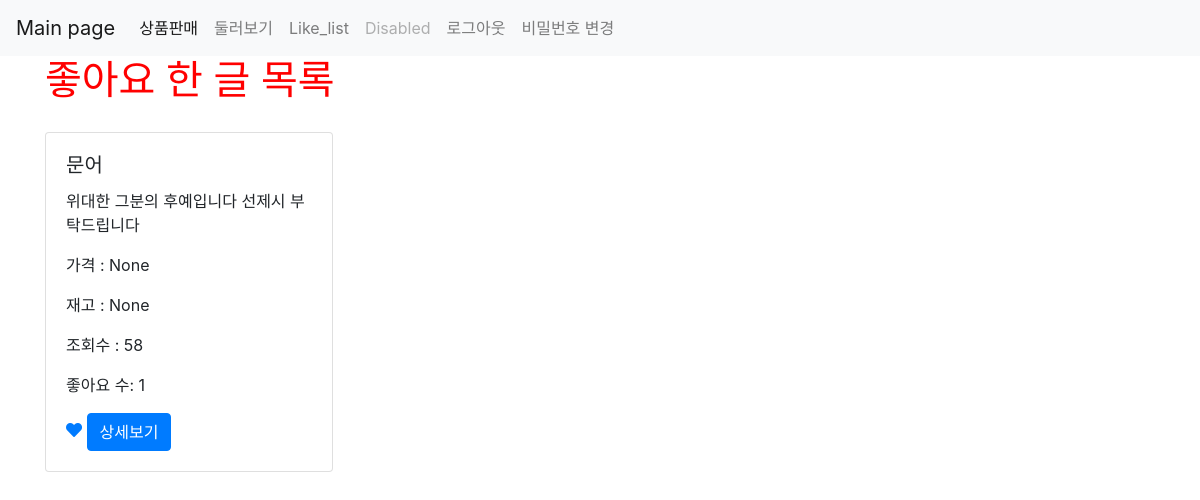
The app's page /products/like_list (signed in), older data.
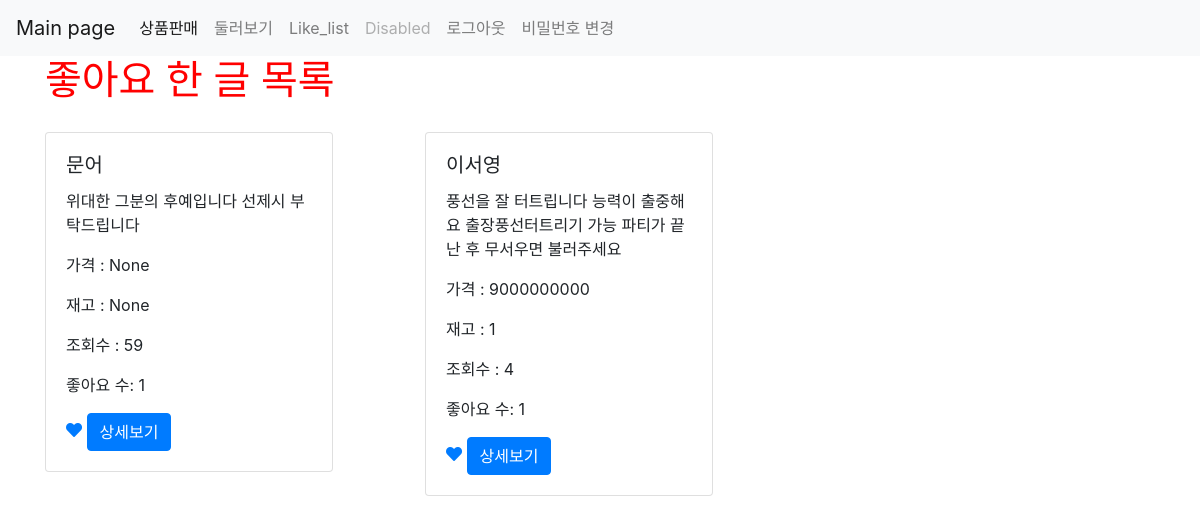
The same page, newer data.
### products/models.py (models this page shows)
class Like(models.Model):
    user = models.ForeignKey(User,on_delete=models.CASCADE)
    product = models.ForeignKey(Product, on_delete=models.CASCADE)
    created_at = models.DateTimeField(auto_now_add=True)
    updated_at = models.DateTimeField(auto_now=True)
    class Meta:
        unique_together = (('user','product'))

class Product(models.Model):
    title = models.CharField(max_length = 100)
    content = models.TextField()
    user = models.ForeignKey(User, on_delete=models.CASCADE, null=True)
    created_at = models.DateTimeField(auto_now_add = True)
    updated_at = models.DateTimeField(auto_now = True)
    view_count = models.IntegerField(default=0)
    image = models.ImageField(upload_to='images/', null=True)
    price = models.IntegerField(null=True)
    stock = models.IntegerField(null=True)
    like_user_set = models.ManyToManyField(User, blank=True, related_name='like_user_set', through='Like')
    @property
    def like_count(self):
        return self.like_user_set.count()

### products/views.py (the view)
# urls.py: path('like_list', like_list, name="like_list"),
@login_required
def like_list(request):
    likes = request.user.like_set.all()
    return render(request,'products/like_list.html',{'likes':likes})

### products/templates/products/like_list.html
{% extends 'base.html' %}
{% load static %}
{% block content %}
{% include 'shared/_navbar.html' %}
    <div class="container">
        {% if user.is_authenticated %}
            <h1>좋아요 한 글 목록</h1>
            <div class="row">
                {% for like in likes %}
                    <div class="col-md-4 col-12">
                        <div class="card" style="width: 18rem; margin-top: 20px;">
                            <div class="card-body">
                                <h5 class="card-title">{{ like.product.title }}</h5>
                                <p class="card-content">{{ like.product.content }}</p>
                                <p>가격 : {{ like.product.price }}</p>
                                <p>재고 : {{ like.product.stock }}</p>
                                <p>조회수 : {{ like.product.view_count }}</p>
                                <p>좋아요 수: {{ like.product.like_count }}</p>
                                <a href="{% url 'products:product_like' like.product.id %}">
                                    {% if user in like.product.like_user_set.all %}
                                                <i class="fas fa-heart"></i>
                                    {% else %}
                                                <i class="far fa-heart"></i>
                                    {% endif %}
                                </a>
                                <a href="{% url 'products:show' like.product.pk %}" class="btn btn-primary">상세보기</a>
                            </div>
                        </div>
                    </div>
                 {% endfor %}
            </div>
        {% else %}
            <h3>로그인 후 이용이 가능합니다.</h3>
            <a href="{% url 'account_login' %}" class="btn btn-warning">로그인</a>
            <a href="{% url 'account_signup' %}" class="btn btn-warning">회원가입</a>
        {% endif %}
    </div>
{% endblock %}

### myblog/templates/base.html (shortened to what this page needs)
{% load static %}
<!doctype html>
<html lang="en">
  <head>
    <link rel="stylesheet" href="https://stackpath.bootstrapcdn.com/bootstrap/4.5.2/css/bootstrap.min.css">
    <link rel="stylesheet" href="{% static 'css/project.css' %}">
    <link rel="stylesheet" href="https://cdnjs.cloudflare.com/ajax/libs/font-awesome/5.8.2/css/all.min.css"/>
  </head>
  <body>
    {% block content %}
    {% endblock %}
  </body>
</html>

### myblog/templates/shared/_navbar.html (shortened to what this page needs)
<nav class="navbar navbar-expand-lg navbar-light bg-light">
    <a class="navbar-brand" href="{% url 'main' %}">Main page</a>
    <div class="collapse navbar-collapse" id="navbarNav">
      <ul class="navbar-nav">
        <li class="nav-item active">
          <a class="nav-link" href="{% url 'products:new' %}">상품판매<span class="sr-only">(current)</span></a>
        </li>
        <li class="nav-item">
          <a class="nav-link" href="{% url 'products:main' %}">둘러보기</a>
        </li>
        <li class="nav-item">
          <a class="nav-link" href="{% url 'products:like_list' %}">Like_list</a>
        </li>
        <li class="nav-item">
          <a class="nav-link disabled" href="#" tabindex="-1" aria-disabled="true">Disabled</a>
        </li>
        {% if user.is_authenticated %}
            <li class="nav-item"> <a class="nav-link" href="{% url 'account_logout' %}">로그아웃</a></li>
            <li class="nav-item"> <a class="nav-link" href="{% url 'account_change_password' %}">비밀번호 변경</a></li>
        {% else %}
            <li class="nav-item"><a class="nav-link" href="{% url 'account_login' %}">로그인</a></li>
            <li class="nav-item"><a class="nav-link" href="{% url 'account_signup' %}">회원가입</a></li>
        {% endif %}
      </ul>
    </div>
  </nav>

### myblog/static/css/project.css (style rules this page uses)
h1 { color: red; }

Row changes from the older to the newer data that the page shows:
changed through a linked row, Like "문어": product.view_count "58" → "59"
added Like: product "이서영", product.content "풍선을 잘 터트립니다 능력이 출중해요 출장풍선터트리기 가능 파티가 끝난 후 무서우면 불러주세요", product.price "9000000000", product.stock "1", product.view_count "4", product.like_count "1"
